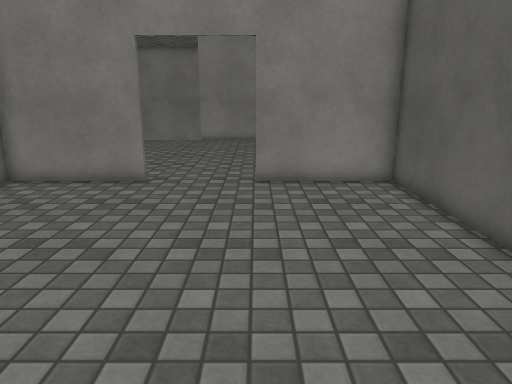
[1] (above)

13 first-person views from a walk through a Unity game level. The camera is 1.4 m above the floor, tilts 14° down and sees 70° across. The floor is counted in squares, 0.5 m on a side. Each view is taken from the middle of a square. On the plan, view 1 faces up. The plan holds only what a view shows up to about 20 squares ahead; the rest is blank. The place goes on beyond the plan. The player character is not drawn. Surface patterns are stand-ins for the level's own textures.

[2]
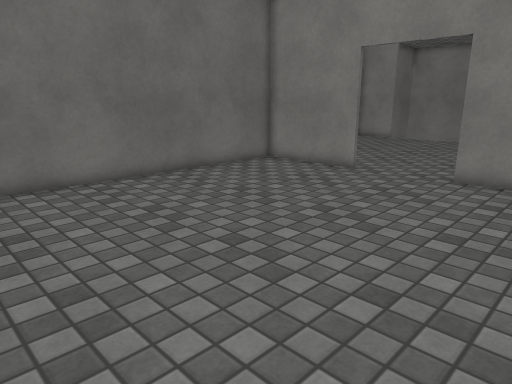

[3]
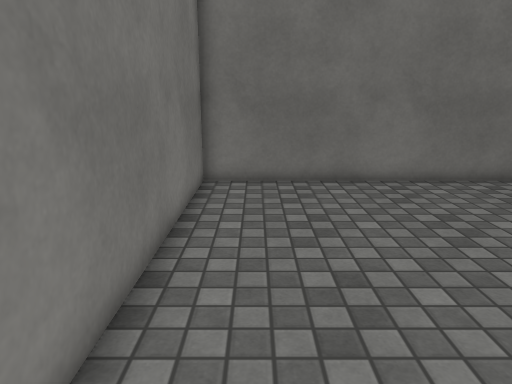

[4]
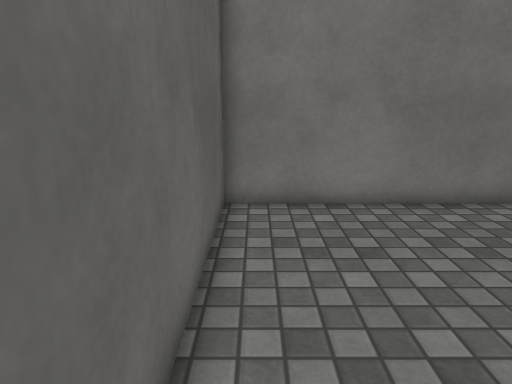

[5]
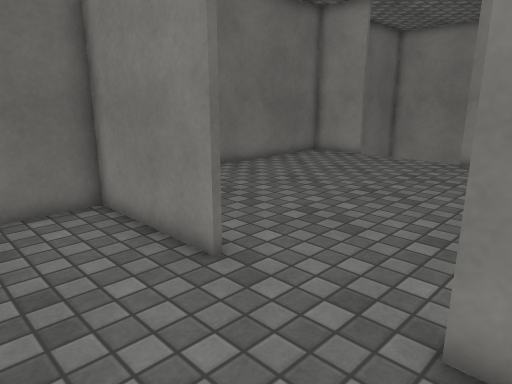

[6]
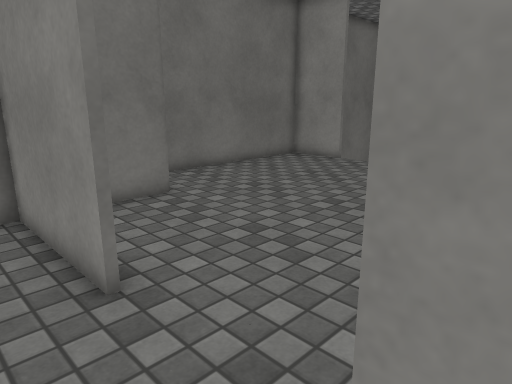

[7]
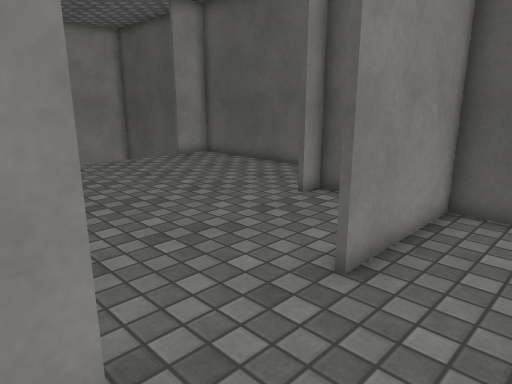

[8]
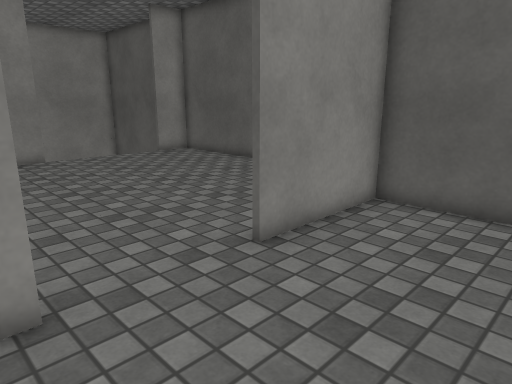

[9]
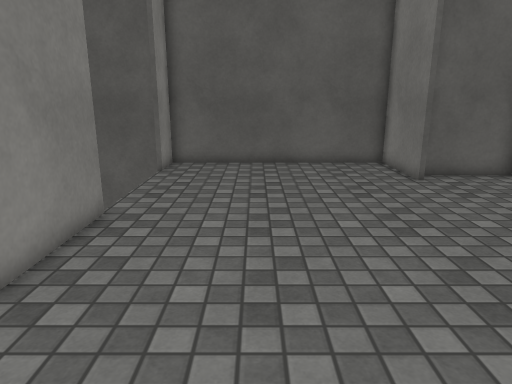

[10]
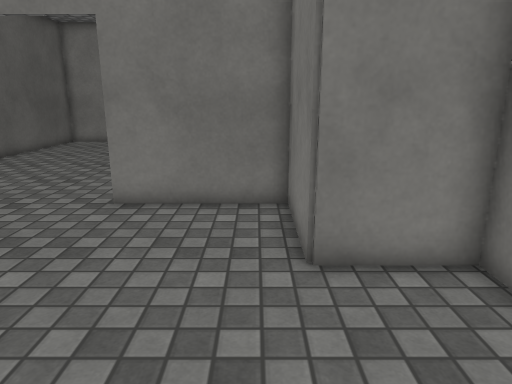

[11]
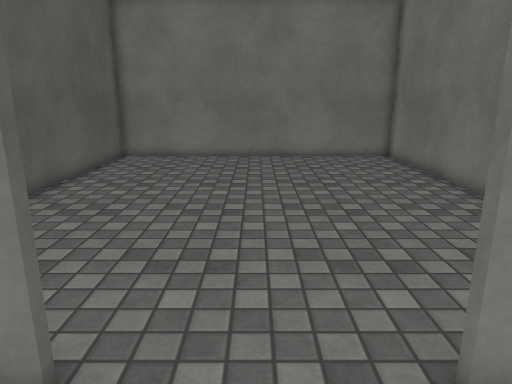

[12]
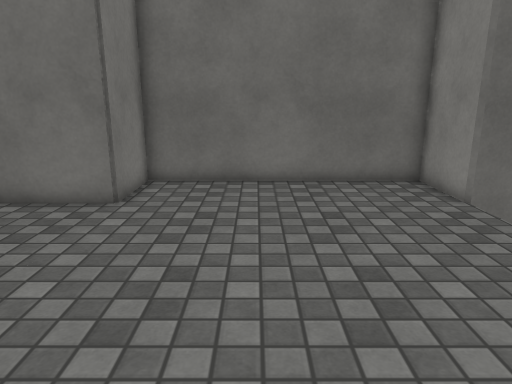

[13]
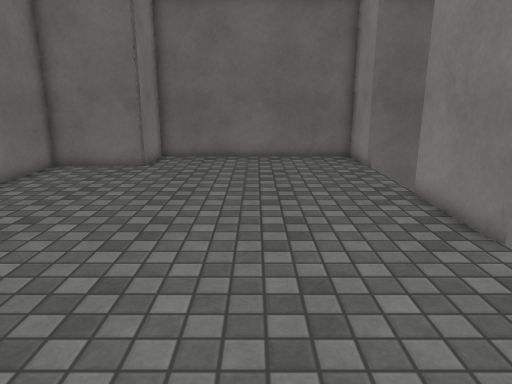

### Floor plan
Points are (right, up) in squares from view 1. A wall is a line through its corners. A room is listed if a view was taken in it or the views show most of it. See-through windows are left out.
Room 1 (views 1, 2, 3, 4, 5, 6, 7, 8)
walls: (-3.9, 12.9) (-9, 12.9); (-8.9, 13.1) (-8.9, -2.9) (4.9, -2.9) (4.9, 12.9) (0, 12.9)
ways out: opening at (-2.5, 13) to room 2
Room 2 (views 9, 10, 11, 12, 13)
walls: (4, 17.1) (7.9, 17.1) (7.9, 26.9) (6, 26.9); (-0.1, 13.1) (0.5, 13.1); (0.1, 26.9) (-4, 26.9); (-8.9, 26.9) (-11.9, 26.9) (-11.9, 17.1) (-8.9, 17.1) (-8.9, 13.1); (4.9, 13.1) (4.9, 16.9) (4, 16.9); (-9, 13.1) (-4, 13.1)
ways out: opening at (-2.5, 13) to room 1; gap at (-9, 27); gap at (-4, 27); gap at (0, 27); gap at (6, 27)

Positions as (right, up) in squares from view 1, and headings:
1: (0, 0), facing up
2: (4, -1), facing up-left
3: (4, -1), facing left
4: (4, 7), facing down
5: (1, 9), facing up-left
6: (1, 11), facing up-left
7: (-5, 10), facing up-right
8: (-5, 8), facing up-right
9: (-9, 23), facing right
10: (-8, 23), facing down
11: (-2, 16), facing down
12: (1, 21), facing left
13: (7, 22), facing left
